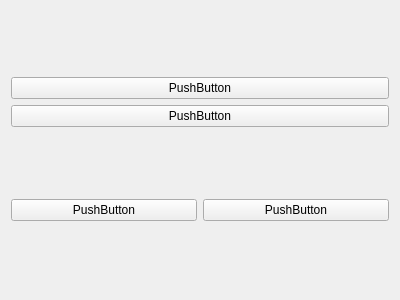
<?xml version="1.0" encoding="UTF-8"?>
<ui version="4.0">
 <class>Form</class>
 <widget class="QWidget" name="Form">
  <property name="geometry">
   <rect>
    <x>0</x>
    <y>0</y>
    <width>400</width>
    <height>300</height>
   </rect>
  </property>
  <property name="windowTitle">
   <string>Form</string>
  </property>
  <layout class="QVBoxLayout" name="verticalLayout_2">
   <item>
    <layout class="QGridLayout" name="gridLayout">
     <item row="0" column="0">
      <widget class="QPushButton" name="pushButton">
       <property name="text">
        <string>PushButton</string>
       </property>
      </widget>
     </item>
     <item row="1" column="0">
      <widget class="QPushButton" name="pushButton_2">
       <property name="text">
        <string>PushButton</string>
       </property>
      </widget>
     </item>
    </layout>
   </item>
   <item>
    <layout class="QHBoxLayout" name="horizontalLayout">
     <item>
      <widget class="QPushButton" name="pushButton_4">
       <property name="text">
        <string>PushButton</string>
       </property>
      </widget>
     </item>
     <item>
      <widget class="QPushButton" name="pushButton_3">
       <property name="text">
        <string>PushButton</string>
       </property>
      </widget>
     </item>
    </layout>
   </item>
  </layout>
 </widget>
 <resources/>
 <connections/>
</ui>
